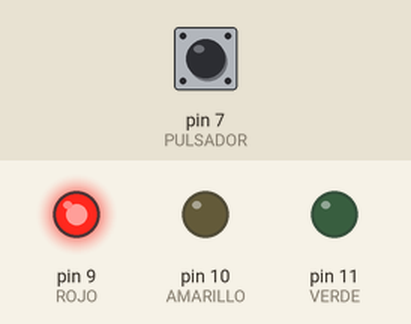
Simulated run of this sketch. Board: Arduino Uno, built with avr-gcc and run on an emulated ATmega328P. Shown: output pins drawn as LEDs (lit = HIGH). Dashed ring = blinking. The inputs (shaded band) are chosen by the test bench; at power-on: pin 7 (PULSADOR) LOW.

Above: at 1.2 s.
1.3 s: pin 7 (PULSADOR) pulled HIGH for 1 s
At 3.4 s:
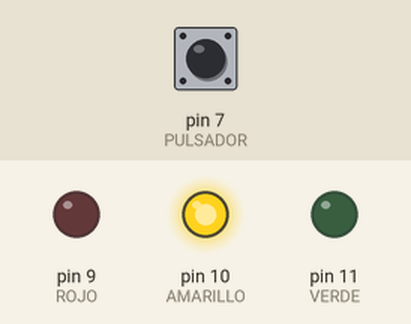
4.3 s: pin 7 (PULSADOR) pulled HIGH for 0.15 s
At 5.0 s:
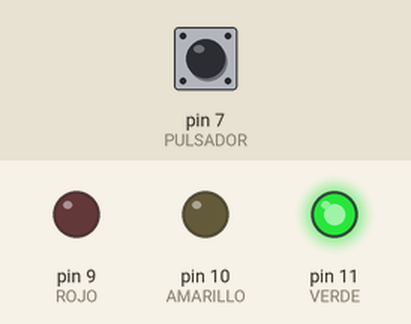
5.9 s: pin 7 (PULSADOR) pulled HIGH for 3.2 s
At 6.12 s:
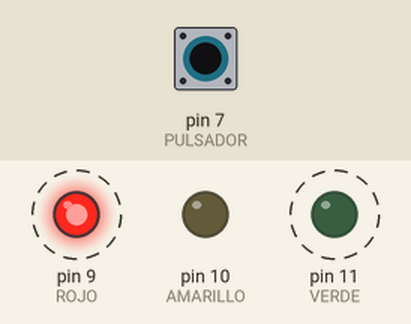
Timing chart, 0 to 10.7 s (numbered marks = the images above; inputs shaded):
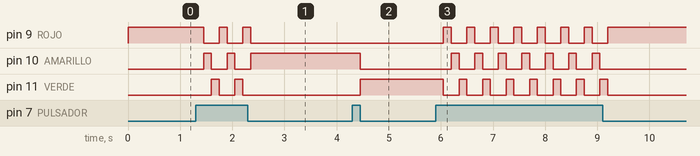

The sketch:

Clase2_11_07_22_Semaforo_con_pulsador.ino
```cpp
#define ROJO 9 //PINES
#define AMARILLO 10
#define VERDE 11
#define PULSADOR 7

/*Vamos a hacer que cuando led_prendido valga 0 se prenda el rojo
cuando vale 1, el amarillo
cuando vale 2, el verde*/
int led_prendido = 0;//int viene de INTEGER (en ingles, "numero entero")

void setup(){
  pinMode(ROJO, OUTPUT);
  pinMode(AMARILLO, OUTPUT);
  pinMode(VERDE, OUTPUT);
  pinMode(PULSADOR, INPUT);
}

void loop(){
  if(digitalRead(PULSADOR) == HIGH){
    led_prendido++;
    if(led_prendido == 3){
      led_prendido = 0;
    }
    delay(150);
  }
  if(led_prendido == 0){
    digitalWrite(ROJO, HIGH);
    digitalWrite(AMARILLO, LOW);
    digitalWrite(VERDE, LOW);
  }
  if(led_prendido == 1){
    digitalWrite(ROJO, LOW);
    digitalWrite(AMARILLO, HIGH);
    digitalWrite(VERDE, LOW);
  }
  if(led_prendido == 2){
    digitalWrite(ROJO, LOW);
    digitalWrite(AMARILLO, LOW);
    digitalWrite(VERDE, HIGH);
  }
}
```

Measured:
- after the input at 1.3 s, pin 9 (ROJO): alternates HIGH for 0.15 s and LOW for 0.30 s, 5 changes in all, then stays LOW, starting after 0.15 s; pin 10 (AMARILLO): alternates HIGH for 0.15 s and LOW for 0.30 s, 5 changes in all, then stays HIGH, starting after 0.15 s
- after the input at 4.3 s, pin 10 (AMARILLO): HIGH → LOW after 0.15 s; pin 11 (VERDE): LOW → HIGH after 0.15 s
- after the input at 5.9 s, pin 9 (ROJO): alternates HIGH for 0.15 s and LOW for 0.30 s, 15 changes in all, then stays HIGH, starting after 0.15 s; pin 10 (AMARILLO): alternates HIGH for 0.15 s and LOW for 0.30 s, 14 changes in all, then stays LOW, starting after 0.30 s
